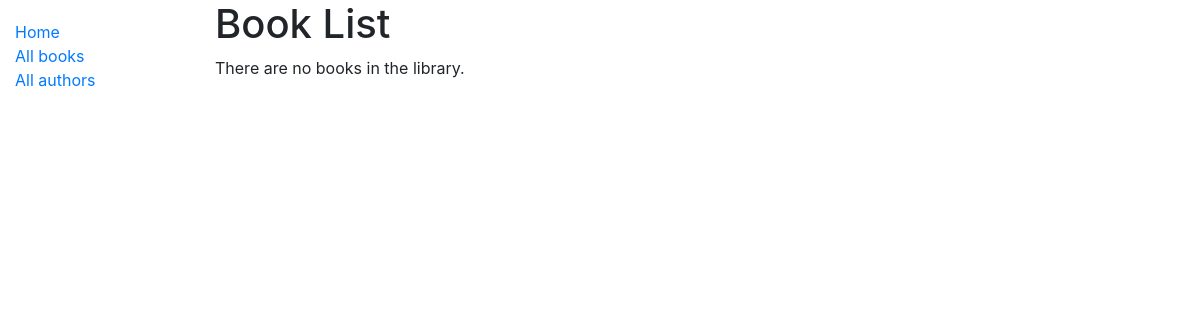
Page /catalog/books/ on the earlier database version.
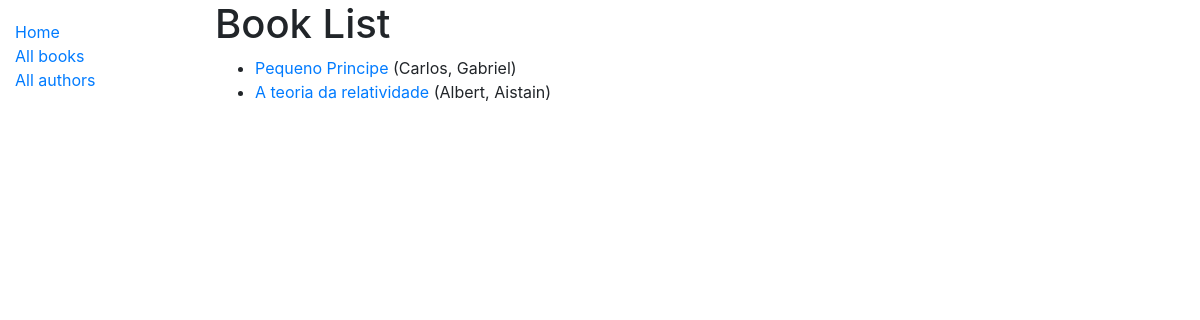
Same page on the later database version.
### catalog/models.py (models this page shows, shortened)
class Book (models.Model):
    title = models.CharField(max_length=200)
    author = models.ForeignKey('Author', on_delete=models.SET_NULL, null=True)
    summary = models.TextField(max_length=1000, help_text='entre com uma descrição do livro')
    isbn = models.CharField('ISBN', max_length=13, help_text='13 Character <a href="https://www.isbn-international.org/content/what-isbn">ISBN number</a>')
    genre = models.ManyToManyField(Genre, help_text='selecione o genero do livro')
    language = models.ForeignKey('Language',on_delete=models.SET_NULL, null=True)
    def get_absolute_url(self):
        return reverse('catalog:book_detail', args=[str(self.id)])

class Author(models.Model):
    first_name = models.CharField(max_length=200)
    last_name = models.CharField(max_length=200)
    born_date = models.DateField(null=True, blank=True)
    death_date = models.DateField('Died', null=True, blank=True)
    class Meta:
        ordering = ['last_name', 'first_name']
    def __str__(self):
        return f'{self.first_name}, {self.last_name}'

### catalog/views.py (the view)
# urls.py: path("books/", views.BookListView.as_view(), name="books"),
class BookListView(generic.ListView):
  model = Book
  paginate_by = 3
  context_object_name = "livros"
  queryset = Book.objects.all()
  template_name = "catalog/books.html"

### templates/catalog/books.html
{% extends "../base.html" %}
{% block content %}
  <h1>Book List</h1>
  {% if livros %}
  <ul>
    {% for book in livros %}
      <li>
        <a href="{{ book.get_absolute_url }}">{{ book.title }}</a> ({{book.author}})
      </li>
    {% endfor %}
  </ul>
  {% else %}
    <p>There are no books in the library.</p>
  {% endif %}
{% endblock %}

Differences in the rows shown:
added Book: title "Pequeno Principe", author "Carlos, Gabriel"
added Book: title "A teoria da relatividade", author "Albert, Aistain"
Other differences:
text no longer shown: "There are no books in the library."
